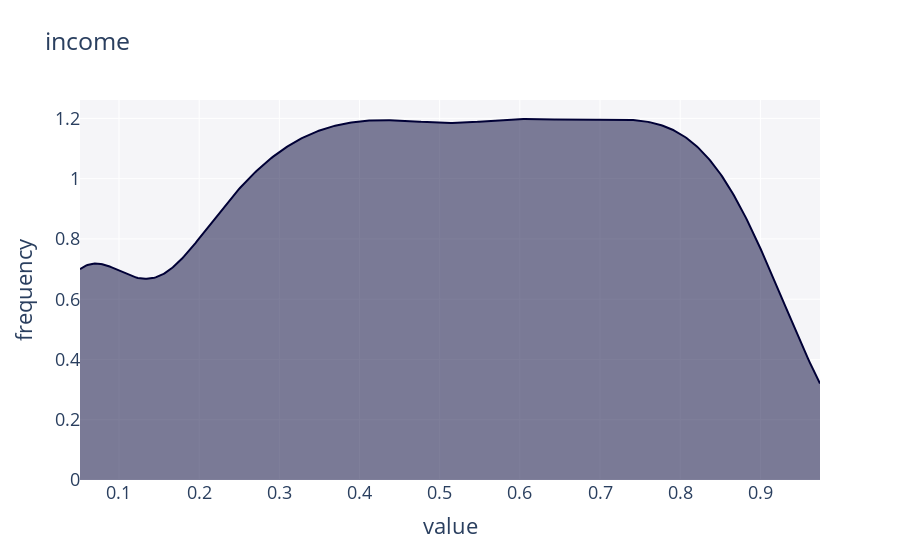

The cell this chart's notebook holds for it:
### Code cell
income_cdf = copula.univariates[1].cdf(df['income'])
dist_1d(income_cdf, title='income')

### Figure 1 — Plotly figure (JSON) as saved in the notebook; plotly's stock layout.template omitted (floating-point values rounded to 4 significant figures; data arrays with more than 128 entries replaced by an {"elided": "..."} marker saying what was removed)
{"data": [{"fill": "tozeroy", "hovertemplate": "<b>None</b><br>Frequency: %{y}<extra></extra>", "marker": {"color": "#000036"}, "mode": "lines", "showlegend": true, "type": "scatter", "x": {"elided": "500 float values"}, "xaxis": "x", "y": {"elided": "500 float values"}, "yaxis": "y"}], "layout": {"barmode": "overlay", "font": {"size": 18}, "hovermode": "closest", "legend": {"traceorder": "reversed"}, "plot_bgcolor": "#F5F5F8", "showlegend": false, "title": {"text": "income"}, "xaxis": {"anchor": "y2", "domain": [0, 1], "title": {"text": "value"}, "zeroline": false}, "yaxis": {"anchor": "free", "domain": [0, 1], "position": 0, "title": {"text": "frequency"}}}}
